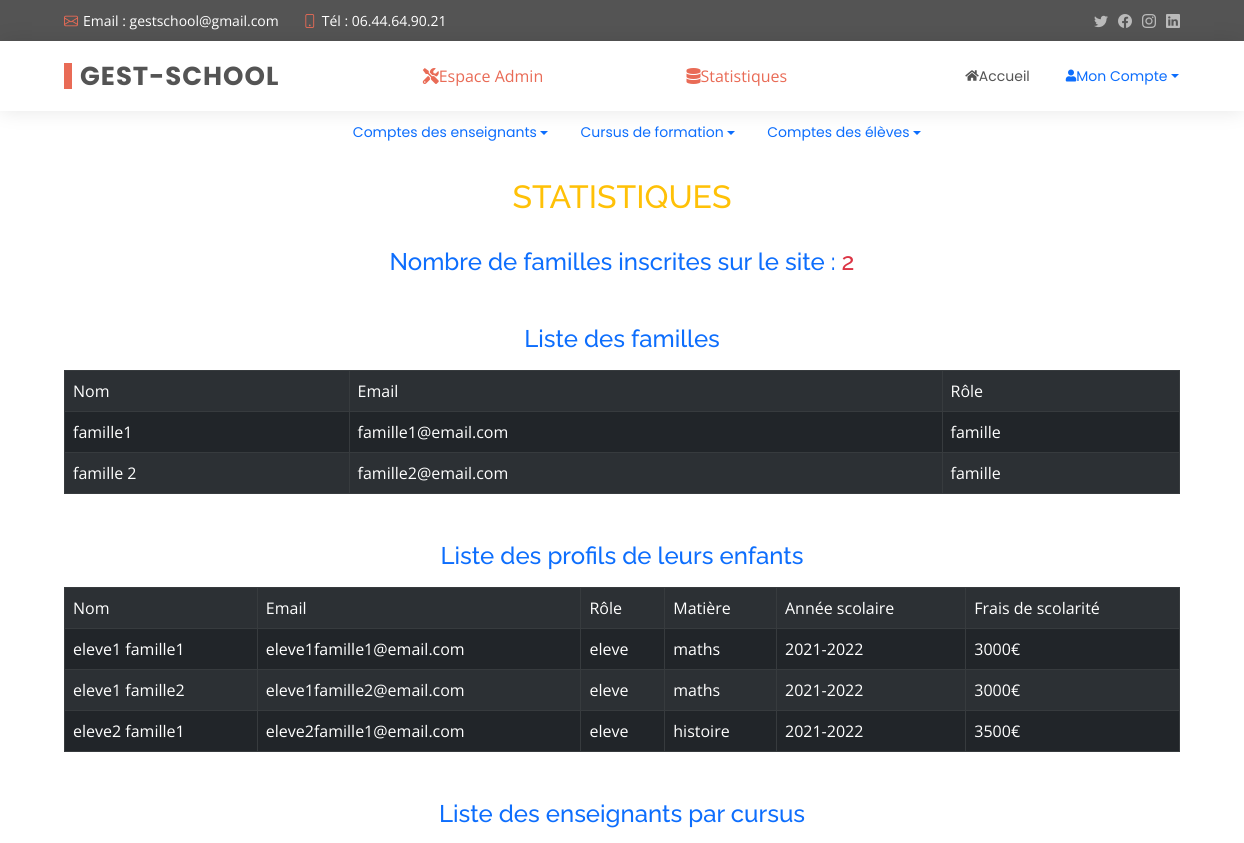
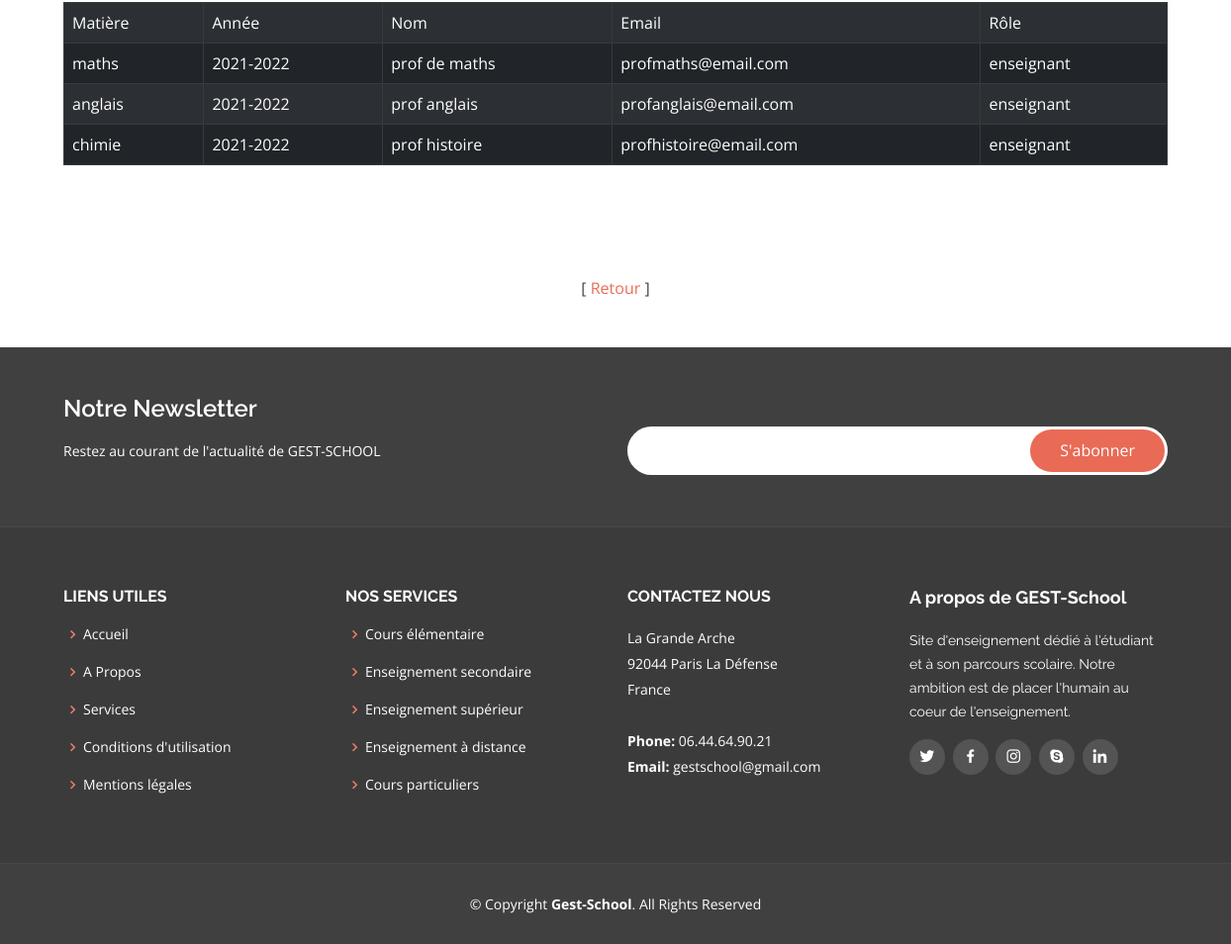
/stats.php (signed in), run on the app's committed database (2 pictures, top to bottom).
### tables this page shows
CREATE TABLE `p2_g3_comptes` (
  `id` int(11) NOT NULL,
  `username` varchar(50) NOT NULL,
  `email` varchar(50) NOT NULL,
  `type` varchar(50) NOT NULL,
  `password` varchar(100) NOT NULL,
  `status` tinyint(4) NOT NULL DEFAULT '1',
  `famille_id` int(11) DEFAULT NULL,
  `eleve_id` int(11) DEFAULT NULL,
  `enseignant_id` int(11) DEFAULT NULL
);

CREATE TABLE `p2_g3_cursus` (
  `idCursus` int(11) NOT NULL,
  `matiere` varchar(50) NOT NULL,
  `annee` varchar(100) NOT NULL,
  `frais` varchar(100) NOT NULL,
  `enseignant_id` int(11) DEFAULT NULL
);

### stats.php (the view, shortened to what this page needs)
<?php
include 'functions.php';
?>
<?= template_header('statistiques') ?>
<?php
require_once "connexion.php";
$stmt = $db->prepare("SELECT count(*) FROM p2_g3_comptes WHERE type='famille'");
$stmt->execute();
$nombreFamille = $stmt->fetchColumn();
?>
<br>
<h2 class="text-center text-warning">STATISTIQUES</h2><br>
<h4 class="text-center text-primary">Nombre de familles inscrites sur le site : <span class="text-danger"><?= $nombreFamille; ?></span></h4>
<div class="container">
    <h4 class="text-center text-primary mt-5 mb-3">Liste des familles</h4>
    <?php
    $select_stmt = $db->prepare("SELECT * FROM p2_g3_comptes WHERE type='famille'");
    $select_stmt->execute();
    if ($select_stmt->rowCount() > 0) {
    ?>
        <table class="table table-bordered table-striped table-dark table-hover bg-light">
            <tr>
                <td>Nom</td>
                <td>Email</td>
                <td>Rôle</td>
            </tr>
            <?php
            while ($row = $select_stmt->fetch(PDO::FETCH_ASSOC)) {
                echo "<form action='' method='POST'>";
                echo "<tr>";
                echo "<td>" . $row['username'] . "</td>";
                echo "<td>" . $row['email'] . "</td>";
                echo "<td>" . $row['type'] . "</td>";
                echo "</tr>";
                echo "</form>";
            }
            ?>
        </table>
</div>
<?php
    } else {
        echo ".<br><br><div class='text-center text-danger'><p>Aucune famille ni élève inscrit !</p></div></div>";
    }
?>
<div class="container">
    <h4 class="text-center text-primary mt-5 mb-3">Liste des profils de leurs enfants</h4>
    <?php
    $select_stmt = $db->prepare("SELECT username, email, type,  matiere, annee, frais FROM p2_g3_comptes JOIN p2_g3_eleve ON p2_g3_comptes.eleve_id=p2_g3_eleve.idEleve JOIN p2_g3_cursus ON p2_g3_eleve.cursus_id=p2_g3_cursus.idCursus");
    $select_stmt->execute();
    if ($select_stmt->rowCount() > 0) {
    ?>
        <table class="table table-bordered table-striped table-dark table-hover bg-light">
            <tr>
                <td>Nom</td>
                <td>Email</td>
                <td>Rôle</td>
                <td>Matière</td>
                <td>Année scolaire</td>
                <td>Frais de scolarité</td>
            </tr>
            <?php
            while ($row = $select_stmt->fetch(PDO::FETCH_ASSOC)) {
                echo "<form action='' method='POST'>";
                echo "<tr>";
                echo "<td>" . $row['username'] . "</td>";
                echo "<td>" . $row['email'] . "</td>";
                echo "<td>" . $row['type'] . "</td>";
                echo "<td>" . $row['matiere'] . "</td>";
                echo "<td>" . $row['annee'] . "</td>";
                echo "<td>" . $row['frais'] . "</td>";
                echo "</tr>";
                echo "</form>";
            }
            ?>
        </table>
</div>
<?php
    } else {
        echo ".<br><br><div class='text-center text-danger'><p>Aucune famille ni élève inscrit !</p></div></div>";
    }
?>
<?php
$select_stmt = $db->prepare("SELECT * FROM p2_g3_comptes JOIN p2_g3_enseignant ON p2_g3_comptes.enseignant_id=idEnseignant JOIN p2_g3_cursus ON p2_g3_enseignant.idEnseignant=p2_g3_cursus.enseignant_id ORDER BY p2_g3_cursus.idCursus ASC");
$select_stmt->execute();
?>
<div class="container">
    <h4 class="text-primary text-center mt-5 mb-3">Liste des enseignants par cursus</h4>
    <?php
    if ($select_stmt->rowCount() > 0) {
    ?>
        <table class="table table-bordered table-striped table-dark table-hover bg-light">
            <tr>
                <td>Matière</td>
                <td>Année</td>
                <td>Nom</td>
                <td>Email</td>
                <td>Rôle</td>
            </tr>
            <?php
            while ($row = $select_stmt->fetch(PDO::FETCH_ASSOC)) {
                echo "<form action='' method='POST'>";
                echo "<tr>";
                echo "<td>" . $row['matiere'] . "</td>";
                echo "<td>" . $row['annee'] . "</td>";
                echo "<td>" . $row['username'] . "</td>";
                echo "<td>" . $row['email'] . "</td>";
                echo "<td>" . $row['type'] . "</td>";
                echo "</tr>";
                echo "</form>";
            }
            ?>
        </table>
</div>
<br><br>
<?php
    } else {
        echo ".<br><br><div class='text-center text-danger'><p>Aucun enseignant inscrit !</p></div></div>";
    }
?>
<br><br>
<div class="text-center"> [ <a href="indexadmin.php">Retour</a> ] </div>
<br><br>
</body>
</html>
<?= template_footer() ?>

### assets/css/style.css (style rules this page uses)
body { font-family: "Open Sans", sans-serif; color: #444444; }
a { color: #e96b56; text-decoration: none; }
h1, h2, h3, h4, h5, h6 { font-family: "Raleway", sans-serif; }

### data on the page
p2_g3_comptes: username "famille1", email "famille1@email.com", type "famille"
p2_g3_comptes: username "famille 2", email "famille2@email.com", type "famille"
p2_g3_comptes: username "eleve1 famille1", email "eleve1famille1@email.com", type "eleve", p2_g3_cursus.matiere "maths", p2_g3_cursus.annee "2021-2022", p2_g3_cursus.frais "3000€"
p2_g3_comptes: username "eleve1 famille2", email "eleve1famille2@email.com", type "eleve", p2_g3_cursus.matiere "maths", p2_g3_cursus.annee "2021-2022", p2_g3_cursus.frais "3000€"
p2_g3_comptes: username "eleve2 famille1", email "eleve2famille1@email.com", type "eleve", p2_g3_cursus.matiere "histoire", p2_g3_cursus.annee "2021-2022", p2_g3_cursus.frais "3500€"
p2_g3_comptes: p2_g3_cursus.matiere "maths", p2_g3_cursus.annee "2021-2022", username "prof de maths", email "profmaths@email.com", type "enseignant"
p2_g3_comptes: p2_g3_cursus.matiere "anglais", p2_g3_cursus.annee "2021-2022", username "prof anglais", email "profanglais@email.com", type "enseignant"
p2_g3_comptes: p2_g3_cursus.matiere "chimie", p2_g3_cursus.annee "2021-2022", username "prof histoire", email "profhistoire@email.com", type "enseignant"

### other printed values
$nombreFamille "2"
